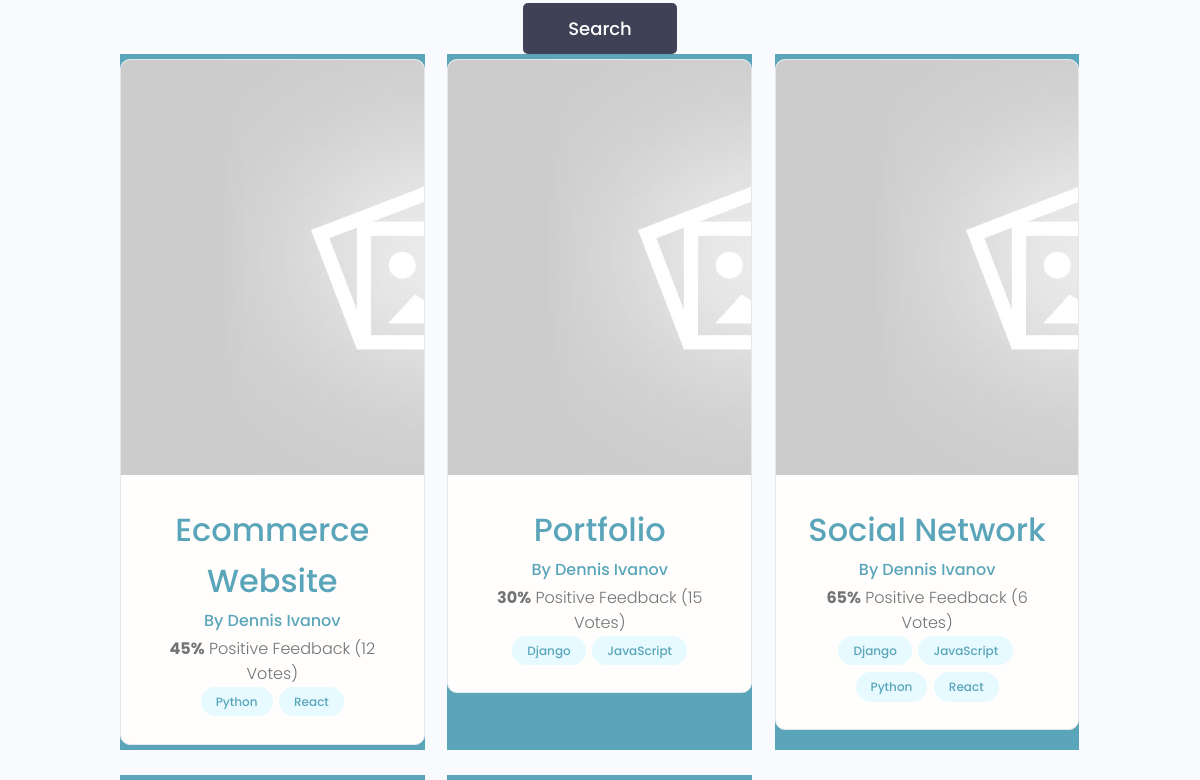
/ (middle part), run on an earlier commit of the app's database.
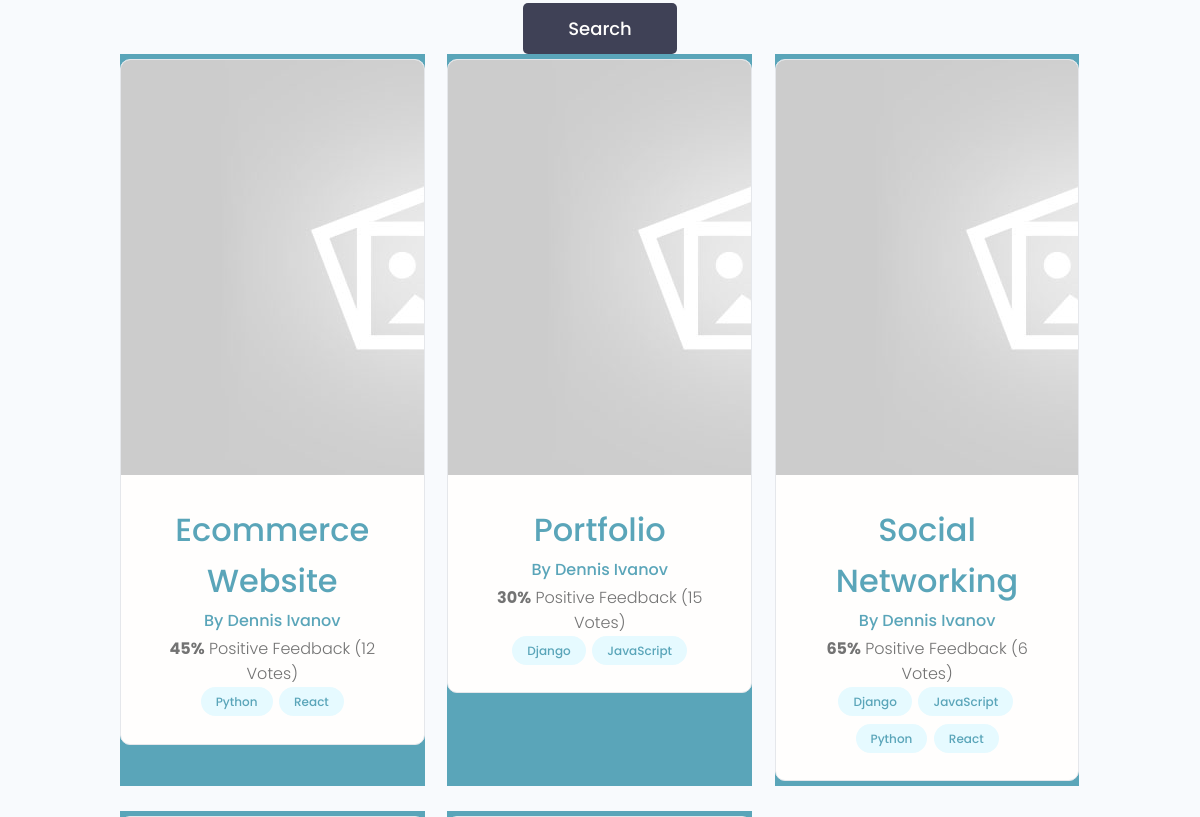
And on a later commit of the database.
### projects/models.py (models this page shows, shortened)
class Project(models.Model):
    title = models.CharField(max_length=200)
    description  = models.TextField(null=True, blank=True)
    featured_image = models.ImageField(null=True, blank=True, default="default.jpg")
    demo_link = models.CharField(max_length=2000, null=True, blank=True)
    source_link=models.CharField(max_length=2000, null=True, blank=True)
    tags = models.ManyToManyField('Tag', blank=True)
    vote_total = models.IntegerField(default=0, null=True, blank=True)
    vote_ratio = models.IntegerField(default=0, null=True, blank=True)
    created = models.DateTimeField(auto_now_add=True)
    id = models.UUIDField(default=uuid.uuid4, unique=True, primary_key=True, editable=False)

### projects/views.py (the view)
# urls.py: path('',include('projects.urls'))
def projects(request):
    projects = Project.objects.all()
    context= {'projects':projects}
    return render(request,'projects/projects.html', context)

### projects/models.py (called while the page is built)
    def __str__(self):
        return self.name

### projects/templates/projects/projects.html (shortened to what this page needs)
{% extends 'main.html' %}
{% block content %}
<main class="projects">
  <section class="hero-section text-center">
    <div class="container container--narrow">
      <div class="hero-section__search">
        <form class="form" action="#" method="get">
          <input class="btn btn--sub btn--lg" type="submit" value="Search" />
        </form>
      </div>
    </div>
  </section>
  <section class="projectsList">
    <div class="container">
      <div class="grid grid--three">
        {% for project in projects  %}
        <div class="column">
          <div class="card project">
            <a href="{% url 'project' project.id %}" class="project">
              <img class="project__thumbnail" src="{{project.featured_image.url}}" alt="project thumbnail" />
              <div class="card__body">
                <h3 class="project__title">{{project.title}}</h3>
                <p><a class="project__author" href="profile.html">By Dennis Ivanov</a></p>
                <p class="project--rating">
                  <span style="font-weight: bold;">{{project.vote_ratio}}%</span> Positive
                  Feedback ({{project.vote_total}} Vote{{project.vote_total|pluralize:"s"}})
                </p>
                <div class="project__tags">
                  {% for tag in project.tags.all %}
                  <span class="tag tag--pill tag--main">
                    <small>{{tag}}</small>
                  </span>
                  {% endfor %}
                </div>
              </div>
            </a>
          </div>
        </div>
        {% endfor %}
      </div>
    </div>
  </section>
</main>
{% endblock content %}

What changed in the data, as far as the page shows it:
changed Project: title "Social Network" → "Social Networking"
